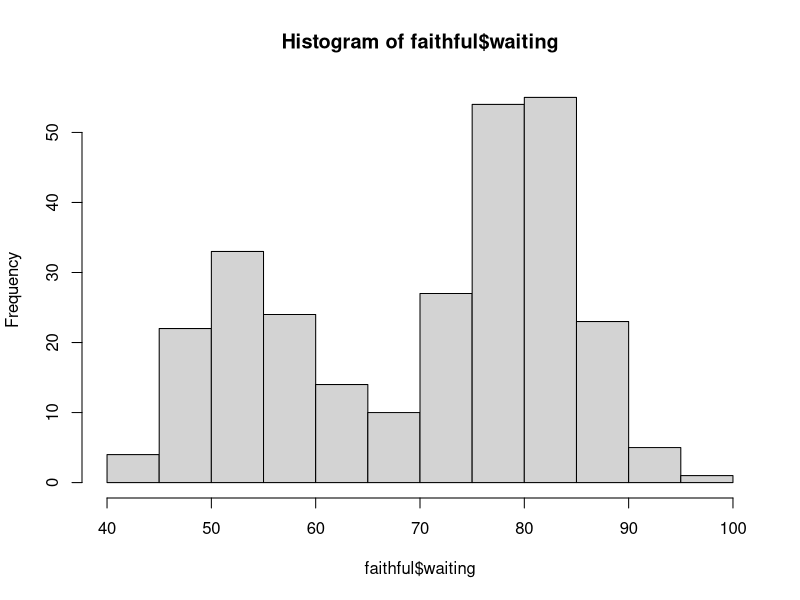

The R script that drew this image:
## ---- chunk 1
knitr::opts_chunk$set(
  collapse = TRUE,
  comment = "#>"
)
## ---- chunk 2
#| fig.alt: >
#|   Histogram of time between eruptions for Old Faithful. 
#|   It is a bimodal distribution with peaks at 50-55 and 
#|   80-90 minutes.
hist(faithful$waiting)
